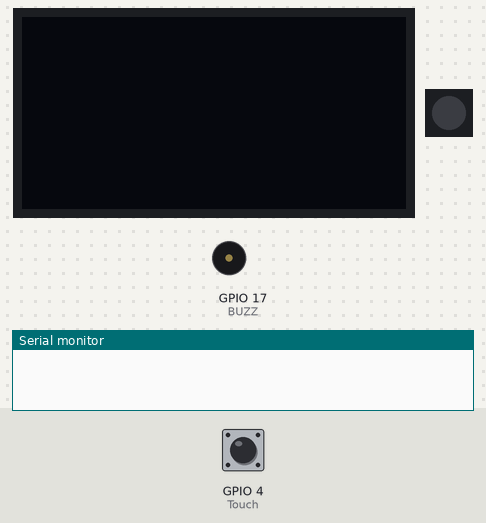
This sketch was run on a simulated ESP32. Parts: 128×64 one-colour display, 1 RGB LEDs in strip order, left to right, buzzer (waves = sounding), the last lines printed to the serial monitor. The test bench sets the inputs (shaded band); at power-on: GPIO 4 (Touch) HIGH. Dim RGB values are drawn brighter than linear.

Above: at 1.2 s.
1.3 s: GPIO 4 (Touch) pulled LOW for 0.15 s
At 1.38 s:
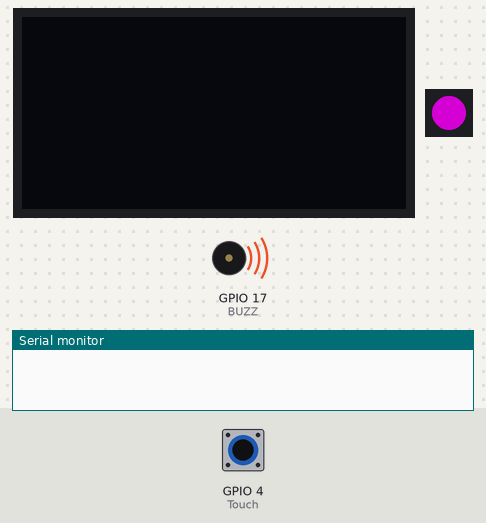
2.9 s: GPIO 4 (Touch) pulled LOW for 3.2 s
At 6.9 s:
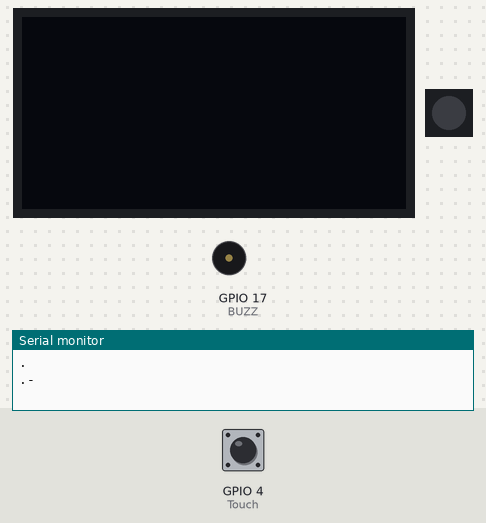
Timing chart, 0 to 8.4 s (numbered marks = the images above; inputs shaded):
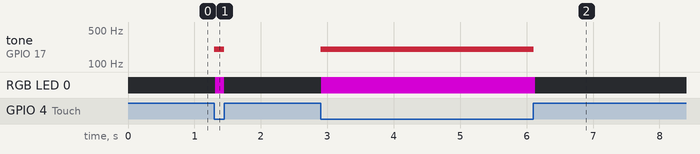

Measured:
- after the input at 1.3 s, tone on GPIO 17 (BUZZ): silent → 200 Hz at once, → silent 0.15 s later; RGB LED 0: off → RGB(128, 0, 128) at once, → off 0.14 s later
- after the input at 2.9 s, tone on GPIO 17 (BUZZ): silent → 200 Hz at once, → silent 3.2 s later; RGB LED 0: off → RGB(128, 0, 128) at once, → off 3.2 s later

The sketch:

morse_wifi.ino
```cpp
//192.168.4.1
#include <string.h> //header for the string manipulation
#define Touch T0 //Transmit pin for touch sensor
#define TOUCH_THRESHOLD 25 //Threshold for touch input
#define BUZZ 17 //header for the buzzer
#include <Adafruit_SSD1306.h> //header we need for using the led display
#include <WiFi.h> // header we need to include for WiFi functions
#include <WebServer.h> //header for using web server function
#include <Adafruit_NeoPixel.h> //header for using the neopixel
#define NEOP 25 //pin for neopixel

Adafruit_NeoPixel pixel = Adafruit_NeoPixel(1, NEOP, NEO_GRB+NEO_KHZ800);
Adafruit_SSD1306 lcd(128, 64);

const char* ssid = "Saniya"; // !!! CHANGE THIS to your name or sth. unique
const char* pass = "Saniya161001"; // !!! NEEDS TO BE AT LEAST 8 CHARACTER LONG
WebServer server(80);  // define server object, at port 80

char str[300] = "" ; //character array/string to store the inputted morse code as a dot/dash
char words[300] = ""; //character array/string to store the converted morse as ascii text
char dot = '.'; //dot
char dash = '-'; //dash
char spaces = ' '; //spaces between words

//string array to store the morse code for all the alphabets and digits
char morse[][36] = {
{'.','-'},
{'-','.','.','.'},
{'-','.','-','.'},
{'-','.','.'},
{'.'},
{'.','.','-','.'},
{'-','-','.'},
{'.','.','.','.'},
{'.','.'},
{'.','-','-','-'},
{'-','.','-'},
{'.','-','.','.'},
{'-','-'},
{'-','.'},
{'-','-','-'},
{'.','-','-','.'},
{'-','-','.','-'},
{'.','-','.'},
{'.','.','.'},
{'-'},
{'.','.','-'},
{'.','.','.','-'},
{'.','-','-'},
{'-','.','.','-'},
{'-','.','-','-'},
{'-','-','.','.'},
{'-','-','-','-','-'},
{'.','-','-','-','-'},
{'.','.','-','-','-'},
{'.','.','.','-','-'},
{'.','.','.','.','-'},
{'.','.','.','.','.'},
{'-','.','.','.','.'},
{'-','-','.','.','.'},
{'-','-','-','.','.'},
{'-','-','-','-','.'}};

//character array to store the text -> mapped to the array above
char alphaNumeric[37] = {'a', 'b' , 'c' , 'd' , 'e', 'f' , 'g' , 'h' , 'i' , 'j' , 'k' , 'l' , 'm' , 'n' , 'o' , 'p' , 'q' , 'r' , 's' , 't' , 'u' , 'v' , 'w' , 'x' , 'y' , 'z' , '0' , '1' , '2' , '3' , '4' , '5' , '6' , '7' , '8' , '9' , '\0'};

unsigned long start_time = 0, end_time = 0, start_space = 0, end_space = 0, curr = 0;
int doCalculation = 0, pressed = 0, flag = 0, doSpace = 0;

//initial setup
void setup() {
  Serial.flush();
  Serial.begin(9600);//baud-rate = 9600
  pinMode(Touch, INPUT); //set transmit/touch pin to input
  lcd.begin(SSD1306_SWITCHCAPVCC, 0x3C); //setup led display
  lcd.clearDisplay(); //clear the display
  lcd.setTextColor(WHITE); //set text color to white
  lcd.setCursor(0,0); //set cursor to the point (0,0) of the display
  lcd.display();   //start display
  pixel.begin(); //setup neopixel
  pixel.setBrightness(128); //set pixel brightness
  WiFi.mode(WIFI_AP); // start ESP in AP mode
  WiFi.softAP(ssid, pass); // configure ssid and (optionally) password
  server.on("/", on_home);  // home callback function
  server.on("/inline", [](){
    server.send(200, "text/html", "<h1>Inline callback works too!</h1>");
  });
  server.begin();  // starts server
  ledcSetup(0, 5000, 8); //set buzzer frequency
  ledcAttachPin(BUZZ, 0); //set buzzer pin
}

//function: displays text on the website
void on_home() {
  String output = "";
  output.concat("<h1>");
  output.concat(words);
  output.concat("</h1>");
  server.send(200, "text/html", output);
}

//function: blinks the neopixel when the sensor is touched
//params: touch input
void BlinkPixel(int input){
  while(input < TOUCH_THRESHOLD){
    pixel.setPixelColor(0, pixel.Color(255,0,255));
    ledcWriteTone(0, 200);
    delay(10);
    pixel.show();
    input = touchRead(T0);
  }
   pixel.setPixelColor(0, pixel.Color(0,0,0));
   ledcWriteTone(0, 0);
   pixel.show();
}

//function: converts morse code to string
//params: character array conntaining morse code
//return: pointer to the alphabet/digit that the morse code is mapped to
char *MorseToChar(char inp[]){
  char *temp = NULL;
  for(int i = 0; i < 36; i++){
    for(int j = 0; j < strlen(morse[i]); j++){
      if(strcmp(inp , morse[i]) == 0){
        temp = &alphaNumeric[i];
        return temp;
      }
    }
  }
  temp = &alphaNumeric[36];
  return temp;
}

//function: runs repeatedly
void loop() {
  int currTime = millis();
  // Based on state, calculate hold length or space length
  //hold length converts to dot or dash
  //space length is the gap left between characters / words
  if (touchRead(T0) > TOUCH_THRESHOLD && pressed) {
    start_space = currTime;
    end_time = currTime;
    doCalculation = 1;
    pressed = 0;
  }
  else if ((curr = touchRead(T0)) < TOUCH_THRESHOLD && !pressed) {
    BlinkPixel(curr);
    end_space = currTime;
    start_time = currTime;
    pressed = 1;
    doSpace = 1;
  }

  //calculates the amount of time the user has pressed the sensor and calibrates it to a dot/dash
  if (doCalculation) {
    char *temp = NULL;
    int time_interval = end_time - start_time;
    if (time_interval > 0) {
      temp = (time_interval <= 800) ? &dot : &dash;
      strncat(str , temp , 1);
    }
    Serial.println(str);
    doCalculation = 0;
  }

  //calculates the space interval i.e the time interval between between consecutive inputs to calibrate to a space between characters / words respectively
  else if (doSpace) {
    int time_space = end_space - start_space;
    if (time_space > 0) {
        //space between words
        if(time_space >= 7000){
          strncat(words , MorseToChar(str),1);
          strncat(words , &spaces,1);
          strcpy(str , "");
        }
        //space between characters
        else if(time_space >= 3000){
          strncat(words , MorseToChar(str),1);
          strcpy(str , "");
        }
    }
    lcd.clearDisplay();
    lcd.setCursor(0,0);
    lcd.print(words);
    lcd.display();
    doSpace = 0;
  }
  server.handleClient();  // handle client requests, must call frequently
}
```
